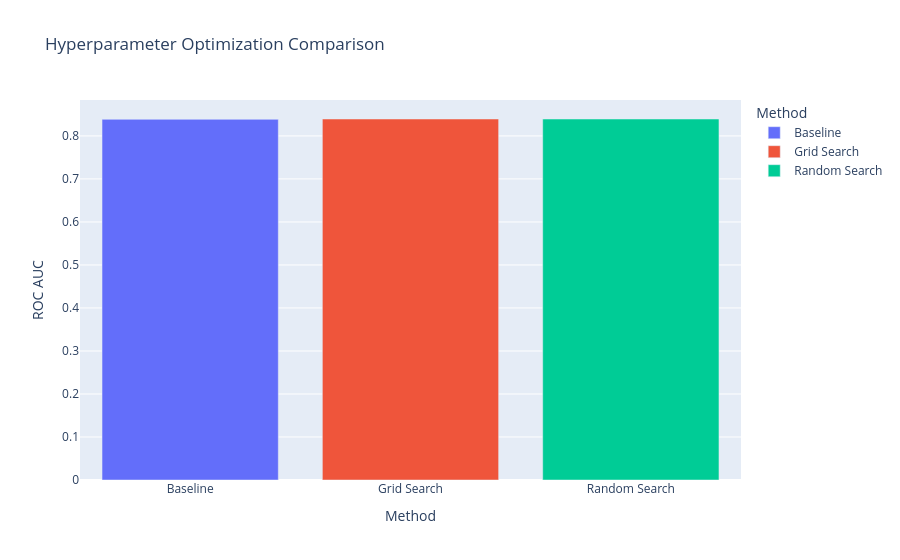

This figure's notebook cell:
### Code cell
fig = px.bar(
    comparison,
    x="Method",
    y="ROC AUC",
    color="Method",
    title="Hyperparameter Optimization Comparison"
)

fig.write_image("../screenshots/hyperparameter_comparison.png")
fig.show()

### Figure 1 — Plotly figure (JSON) as saved in the notebook; plotly's stock layout.template omitted (floating-point values rounded to 4 significant figures)
{"data": [{"hovertemplate": "Method=%{x}<br>ROC AUC=%{y}<extra></extra>", "legendgroup": "Baseline", "marker": {"color": "#636efa", "pattern": {"shape": ""}}, "name": "Baseline", "orientation": "v", "showlegend": true, "textposition": "auto", "type": "bar", "x": ["Baseline"], "xaxis": "x", "y": [0.8386], "yaxis": "y"}, {"hovertemplate": "Method=%{x}<br>ROC AUC=%{y}<extra></extra>", "legendgroup": "Grid Search", "marker": {"color": "#EF553B", "pattern": {"shape": ""}}, "name": "Grid Search", "orientation": "v", "showlegend": true, "textposition": "auto", "type": "bar", "x": ["Grid Search"], "xaxis": "x", "y": [0.8393], "yaxis": "y"}, {"hovertemplate": "Method=%{x}<br>ROC AUC=%{y}<extra></extra>", "legendgroup": "Random Search", "marker": {"color": "#00cc96", "pattern": {"shape": ""}}, "name": "Random Search", "orientation": "v", "showlegend": true, "textposition": "auto", "type": "bar", "x": ["Random Search"], "xaxis": "x", "y": [0.8393], "yaxis": "y"}], "layout": {"barmode": "relative", "legend": {"title": {"text": "Method"}, "tracegroupgap": 0}, "title": {"text": "Hyperparameter Optimization Comparison"}, "xaxis": {"anchor": "y", "categoryarray": ["Baseline", "Grid Search", "Random Search"], "categoryorder": "array", "domain": [0, 1], "title": {"text": "Method"}}, "yaxis": {"anchor": "x", "domain": [0, 1], "title": {"text": "ROC AUC"}}}}
